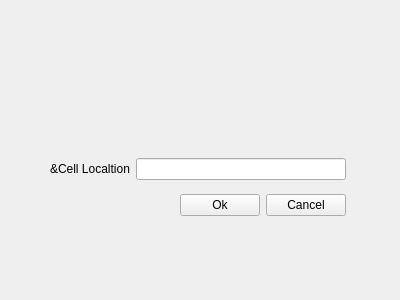
<?xml version="1.0" encoding="UTF-8"?>
<ui version="4.0">
 <class>GotoCellDia</class>
 <widget class="QWidget" name="GotoCellDia">
  <property name="geometry">
   <rect>
    <x>0</x>
    <y>0</y>
    <width>400</width>
    <height>300</height>
   </rect>
  </property>
  <property name="minimumSize">
   <size>
    <width>400</width>
    <height>300</height>
   </size>
  </property>
  <property name="windowTitle">
   <string>GotocellDia</string>
  </property>
  <widget class="QWidget" name="">
   <property name="geometry">
    <rect>
     <x>50</x>
     <y>150</y>
     <width>296</width>
     <height>75</height>
    </rect>
   </property>
   <layout class="QVBoxLayout" name="verticalLayout">
    <item>
     <layout class="QHBoxLayout" name="horizontalLayout">
      <item>
       <widget class="QLabel" name="label">
        <property name="text">
         <string>&amp;Cell Localtion</string>
        </property>
       </widget>
      </item>
      <item>
       <widget class="QLineEdit" name="lineEdit"/>
      </item>
     </layout>
    </item>
    <item>
     <layout class="QHBoxLayout" name="horizontalLayout_2">
      <item>
       <spacer name="horizontalSpacer">
        <property name="orientation">
         <enum>Qt::Horizontal</enum>
        </property>
        <property name="sizeHint" stdset="0">
         <size>
          <width>40</width>
          <height>20</height>
         </size>
        </property>
       </spacer>
      </item>
      <item>
       <widget class="QPushButton" name="OkButton">
        <property name="text">
         <string>Ok</string>
        </property>
       </widget>
      </item>
      <item>
       <widget class="QPushButton" name="CancelButton">
        <property name="text">
         <string>Cancel</string>
        </property>
       </widget>
      </item>
     </layout>
    </item>
   </layout>
  </widget>
 </widget>
 <tabstops>
  <tabstop>lineEdit</tabstop>
  <tabstop>OkButton</tabstop>
  <tabstop>CancelButton</tabstop>
 </tabstops>
 <resources/>
 <connections/>
</ui>
